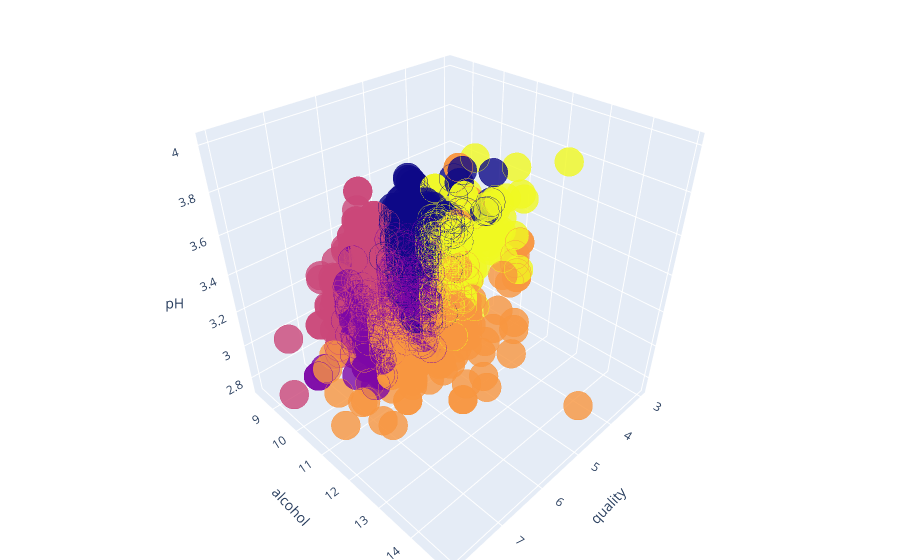

Notebook cell for this chart:
### Code cell
x = df[['quality', 'alcohol', 'pH']].values
km = KMeans(n_clusters = 5, init = 'k-means++', max_iter = 300, n_init = 10, random_state = 0)
km.fit(x)
labels = km.labels_
centroids = km.cluster_centers_

df['labels'] =  labels
trace1 = go.Scatter3d(
    x= df['quality'],
    y= df['alcohol'],
    z= df['pH'],
    mode='markers',
     marker=dict(
        color = df['labels'], 
        size= 10,
        line=dict(
            color= df['labels'],
            width= 12
        ),
        opacity=0.8
     )
)
df_ = [trace1]

layout = go.Layout(
    title = 'Character vs Gender vs Alive or not',
    margin=dict(
        l=0,
        r=0,
        b=0,
        t=0  
    ),
    scene = dict(
            xaxis = dict(title  = 'quality'),
            yaxis = dict(title  = 'alcohol'),
            zaxis = dict(title  = 'pH')
        )
)

fig = go.Figure(data = df_, layout = layout)
py.iplot(fig)

### Figure 1 — Plotly figure (JSON) as saved in the notebook; plotly's stock layout.template omitted (floating-point values rounded to 4 significant figures; data arrays with more than 128 entries replaced by an {"elided": "..."} marker saying what was removed)
{"data": [{"marker": {"color": {"elided": "1599 int values"}, "line": {"color": {"elided": "1599 int values"}, "width": 12}, "opacity": 0.8, "size": 10}, "mode": "markers", "type": "scatter3d", "x": {"elided": "1599 int values"}, "y": {"elided": "1599 float values"}, "z": {"elided": "1599 float values"}}], "layout": {"margin": {"b": 0, "l": 0, "r": 0, "t": 0}, "scene": {"xaxis": {"title": {"text": "quality"}}, "yaxis": {"title": {"text": "alcohol"}}, "zaxis": {"title": {"text": "pH"}}}, "title": {"text": "Character vs Gender vs Alive or not"}}}
